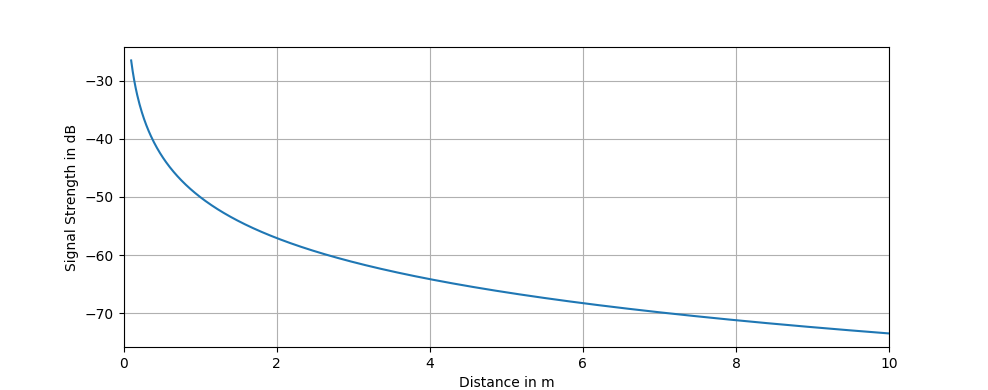

The Python source for this figure:
import matplotlib.pyplot as plt
import numpy as np

def log_path_loss_model(distance, L0, EXP):
    rssi = L0 - 10.0 * EXP * np.log10(distance)
    return rssi
    
fit_L0 = -50
fit_EXP = 2.35
    
X = np.linspace(0.1, 10, num = 1000)
Y = log_path_loss_model(X, fit_L0, fit_EXP)
plt.plot(X, Y)

plt.xlim([0, 10])

plt.ylabel("Signal Strength in dB")
plt.xlabel("Distance in m")

plt.grid()

plt.show()
